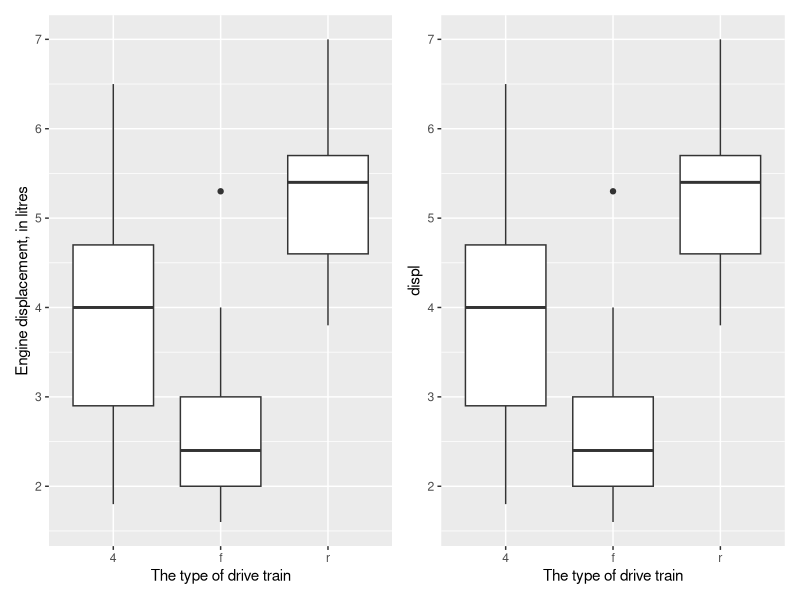
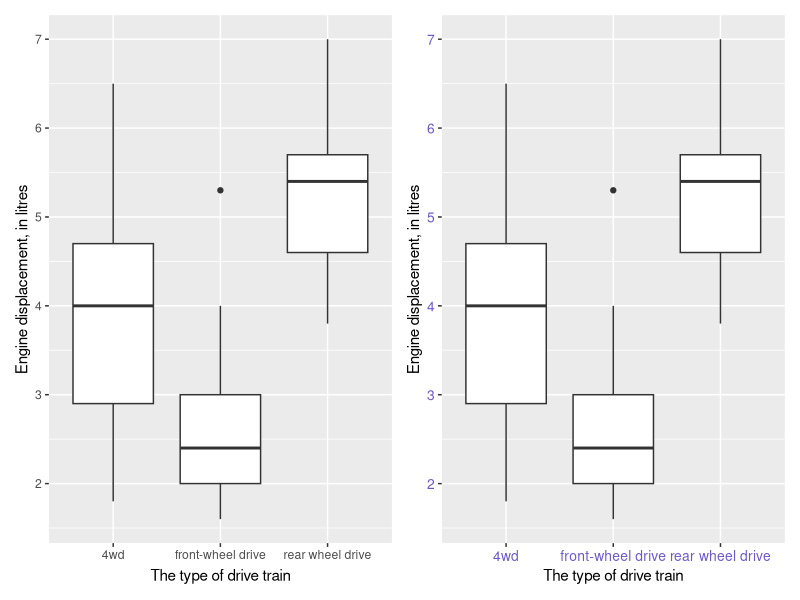
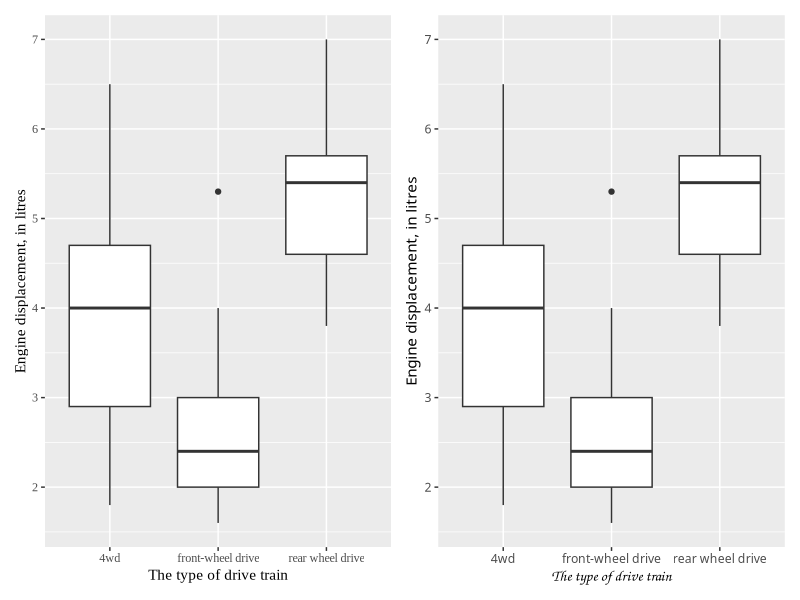
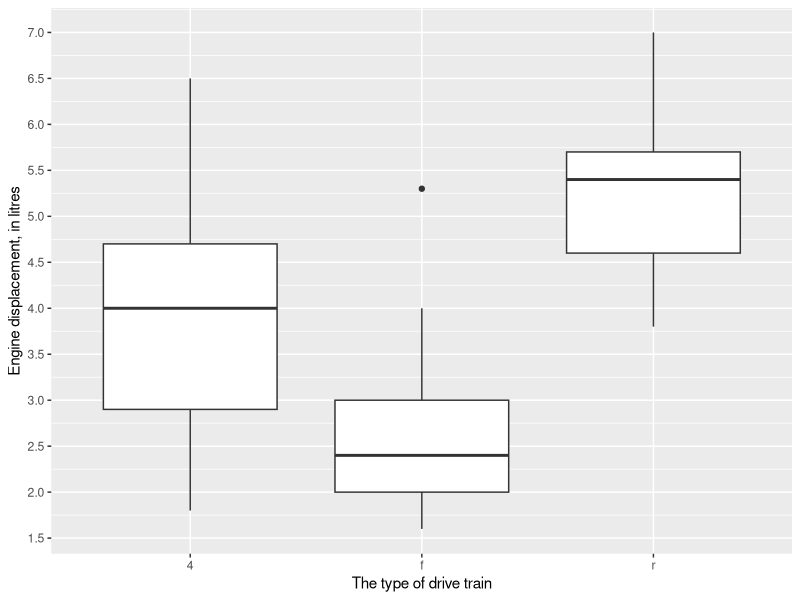
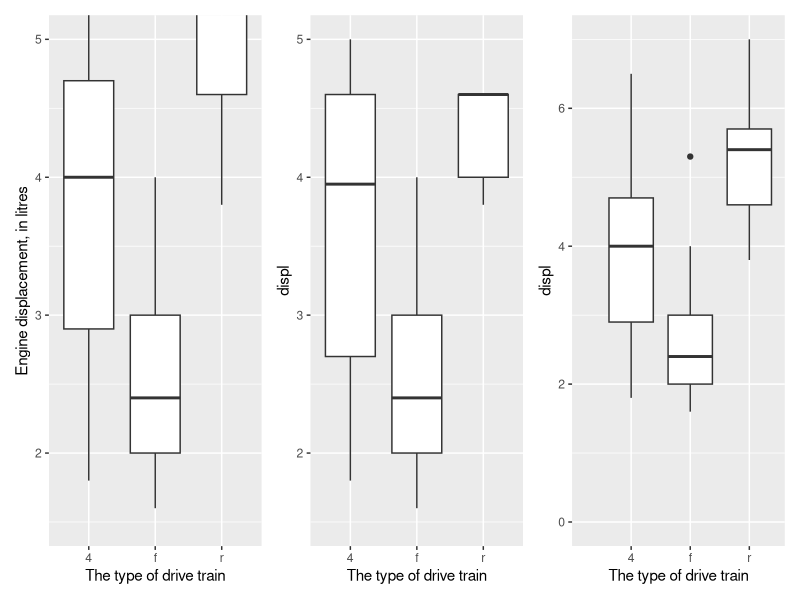
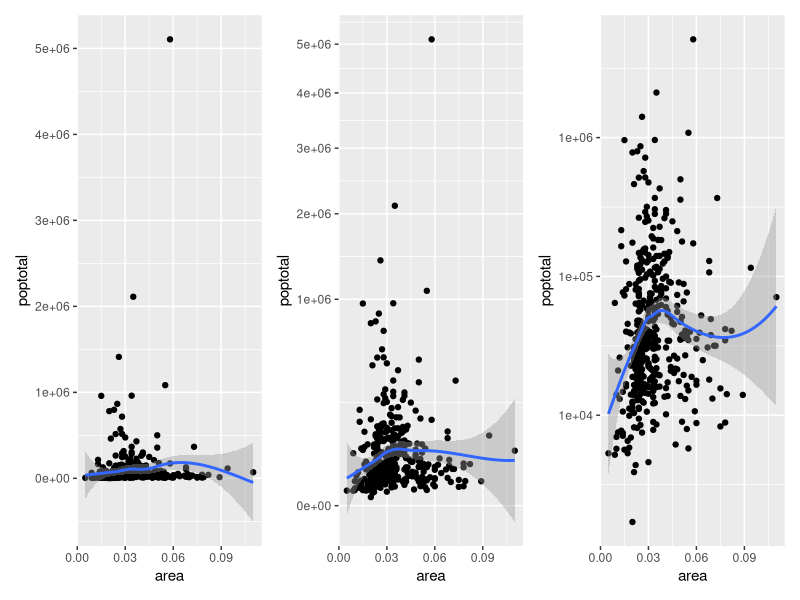

These figures' R source, in order:
## ---- chunk 1
library(ggplot2)
library(patchwork)
## ---- chunk 2
g1=ggplot(mpg, aes(x = drv, y = displ)) +
      geom_boxplot()+ labs(x = "The type of drive train", y = "Engine displacement, in litres") 
g2=ggplot(mpg, aes(x = drv, y = displ)) +
      geom_boxplot()+ xlab("The type of drive train")
g1+g2
## ---- chunk 3
g1=ggplot(mpg, aes(x = drv, y = displ)) +
      geom_boxplot()+ 
  labs(x = "The type of drive train", y = "Engine displacement, in litres") +
  scale_x_discrete(label = c("4wd","front-wheel drive","rear wheel drive"))

g2=ggplot(mpg, aes(x = drv, y = displ)) +
      geom_boxplot()+ 
  labs(x = "The type of drive train", y = "Engine displacement, in litres") +
  scale_x_discrete(label = c("4wd","front-wheel drive","rear wheel drive"))+
  theme(axis.text = element_text(color = "slateblue",
                                size = 10))

g1+g2
## ---- chunk 4
g1=ggplot(mpg, aes(x = drv, y = displ)) +
      geom_boxplot()+ 
  labs(x = "The type of drive train", y = "Engine displacement, in litres") +
  scale_x_discrete(label = c("4wd","front-wheel drive","rear wheel drive"))+
  theme(text = element_text(family = "Times New Roman"))

g2=ggplot(mpg, aes(x = drv, y = displ)) +
      geom_boxplot()+ 
  labs(x = "The type of drive train", y = "Engine displacement, in litres") +
  scale_x_discrete(label = c("4wd","front-wheel drive","rear wheel drive"))+
  theme(plot.title    = element_text(family = "mono"),
        plot.subtitle = element_text(family = "sans"),
        axis.title.x  = element_text(family = "Comic Sans MS"),
        axis.title.y  = element_text(family = "AppleGothic"),
        axis.text.x   = element_text(family = "Optima"),
        axis.text.y   = element_text(family = "Luminari"))

g1+g2
##On a Mac, you can go to the “Font Book” application and have a look at the list of fonts there. 

## ---- chunk 5
ggplot(mpg, aes(x = drv, y = displ)) +
      geom_boxplot()+ labs(x = "The type of drive train", y = "Engine displacement, in litres") + scale_y_continuous(breaks = seq(0, 7, by = 0.5))
## ---- chunk 6
g1=ggplot(mpg, aes(x = drv, y = displ)) +
      geom_boxplot()+ labs(x = "The type of drive train", y = "Engine displacement, in litres")+coord_cartesian(ylim = c(1.5, 5))
g2=ggplot(mpg, aes(x = drv, y = displ)) +
      geom_boxplot()+ xlab("The type of drive train")+ylim(c(1.5, 5))
g3=ggplot(mpg, aes(x = drv, y = displ)) +
      geom_boxplot()+ xlab("The type of drive train")+expand_limits(x = 0, y = 0)
g1+g2+g3
## ---- chunk 7
g1=ggplot(midwest, aes(x = area,y = poptotal)) +
  geom_point() +
  geom_smooth()
g2=ggplot(midwest, aes(x = area,y = poptotal)) +
  geom_point() +
  geom_smooth()+ scale_y_sqrt()
g3=ggplot(midwest, aes(x = area,y = poptotal)) +
  geom_point() +
  geom_smooth()+ scale_y_log10()
g1+g2+g3
